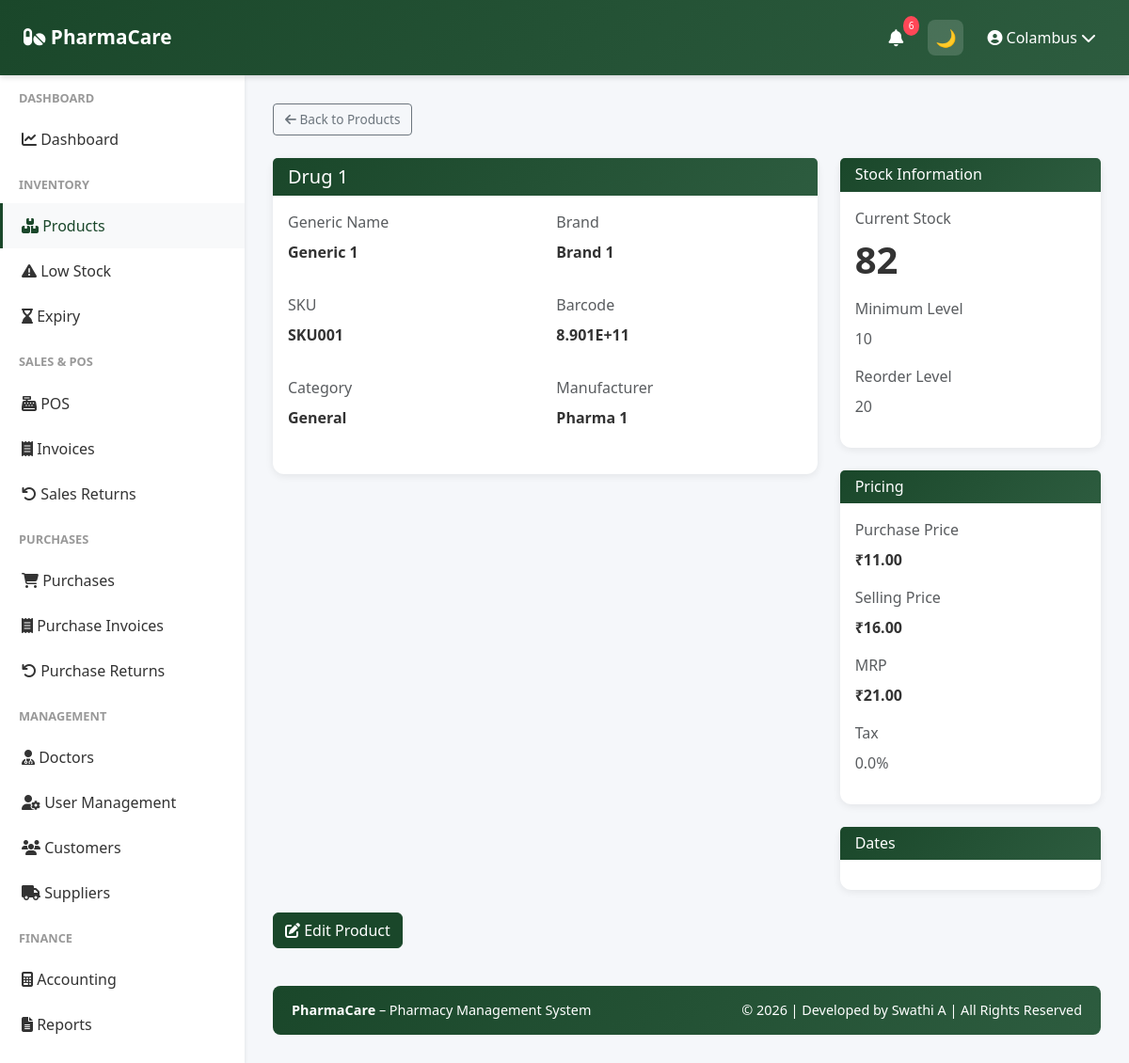
The app's page /inventory/products/1 (signed in) with its own data.
### app/models.py (models this page shows, shortened)
class User(UserMixin, db.Model):
    __tablename__ = 'user'
    id = db.Column(db.Integer, primary_key=True)
    company_id = db.Column(db.Integer, db.ForeignKey('company.id'), nullable=False)
    role = db.Column(db.String(20), default='manager')
    username = db.Column(db.String(255), unique=True, nullable=False)
    password_hash = db.Column(db.String(255), nullable=False)
    is_active = db.Column(db.Boolean, default=True)
    last_login = db.Column(db.DateTime)
    created_date = db.Column(db.DateTime, default=datetime.utcnow)
    updated_date = db.Column(db.DateTime, default=datetime.utcnow, onupdate=datetime.utcnow)
    company = db.relationship('Company', back_populates='user')

class Product(db.Model):
    __tablename__ = 'product'
    id = db.Column(db.Integer, primary_key=True)
    company_id = db.Column(db.Integer, db.ForeignKey('company.id'), nullable=False)
    product_name = db.Column(db.String(255), nullable=False)
    generic_name = db.Column(db.String(255))
    brand = db.Column(db.String(255))
    category = db.Column(db.String(100), nullable=False)
    manufacturer = db.Column(db.String(255))
    batch_number = db.Column(db.String(100))
    barcode = db.Column(db.String(100), unique=True)
    sku = db.Column(db.String(100), unique=True, nullable=False)
    purchase_price = db.Column(db.Float, nullable=False)
    selling_price = db.Column(db.Float, nullable=False)
    mrp = db.Column(db.Float, nullable=False)
    tax_percentage = db.Column(db.Float, default=0)
    manufacturing_date = db.Column(db.DateTime)
    expiry_date = db.Column(db.DateTime)
    quantity = db.Column(db.Integer, default=0)
    minimum_stock_level = db.Column(db.Integer, default=10)
    reorder_level = db.Column(db.Integer, default=20)
    prescription_required = db.Column(db.Boolean, default=False)
    description = db.Column(db.Text)
    image_path = db.Column(db.String(500))
    created_date = db.Column(db.DateTime, default=datetime.utcnow)
    updated_date = db.Column(db.DateTime, default=datetime.utcnow, onupdate=datetime.utcnow)
    is_active = db.Column(db.Boolean, default=True)
    company = db.relationship('Company', back_populates='products')
    stock_movements = db.relationship('StockMovement', back_populates='product', cascade='all, delete-orphan')
    sale_items = db.relationship('SaleItem', back_populates='product', cascade='all, delete-orphan')
    purchase_items = db.relationship('PurchaseItem', back_populates='product', cascade='all, delete-orphan')
    category_id = db.Column(db.Integer, db.ForeignKey('category.id'))
    unit_id = db.Column(db.Integer, db.ForeignKey('unit.id'))
    category_rel = db.relationship('Category', back_populates='products')
    unit_rel = db.relationship('Unit', back_populates='products')

### app/routes/inventory.py (the view)
@inventory_bp.route('/products/<int:product_id>')
@login_required
def product_detail(product_id):
    product = db.session.get(Product, product_id)
    if not product or product.company_id != current_user.company_id:
        flash('Product not found.', 'danger')
        return redirect(url_for('inventory.products_list'))
    return render_template('inventory/product_detail.html', product=product)

### app/templates/inventory/product_detail.html (shortened to what this page needs)
{% extends "base.html" %}
{% block content %}
<div class="mb-4">
    <a href="{{ url_for('inventory.products_list') }}" class="btn btn-sm btn-outline-secondary">
        <i class="fas fa-arrow-left"></i> Back to Products
    </a>
</div>
<div class="row">
    <div class="col-lg-8">
        <div class="card mb-4">
            <div class="card-header">
                <h5 class="mb-0">{{ product.product_name }}</h5>
            </div>
            <div class="card-body">
                <div class="row mb-3">
                    <div class="col-md-6">
                        <label class="form-label text-muted">Generic Name</label>
                        <p class="fw-bold">{{ product.generic_name or 'N/A' }}</p>
                    </div>
                    <div class="col-md-6">
                        <label class="form-label text-muted">Brand</label>
                        <p class="fw-bold">{{ product.brand or 'N/A' }}</p>
                    </div>
                </div>
                <div class="row mb-3">
                    <div class="col-md-6">
                        <label class="form-label text-muted">SKU</label>
                        <p class="fw-bold">{{ product.sku }}</p>
                    </div>
                    <div class="col-md-6">
                        <label class="form-label text-muted">Barcode</label>
                        <p class="fw-bold">{{ product.barcode or 'N/A' }}</p>
                    </div>
                </div>
                <div class="row mb-3">
                    <div class="col-md-6">
                        <label class="form-label text-muted">Category</label>
                        <p class="fw-bold">{{ product.category }}</p>
                    </div>
                    <div class="col-md-6">
                        <label class="form-label text-muted">Manufacturer</label>
                        <p class="fw-bold">{{ product.manufacturer or 'N/A' }}</p>
                    </div>
                </div>
            </div>
        </div>
    </div>
    <div class="col-lg-4">
        <div class="card mb-4">
            <div class="card-header">
                <h6 class="mb-0">Stock Information</h6>
            </div>
            <div class="card-body">
                <div class="mb-3">
                    <label class="form-label text-muted">Current Stock</label>
                    <p class="fw-bold display-6">{{ product.quantity }}</p>
                </div>
                <div class="mb-3">
                    <label class="form-label text-muted">Minimum Level</label>
                    <p class="text-muted">{{ product.minimum_stock_level }}</p>
                </div>
                <div class="mb-3">
                    <label class="form-label text-muted">Reorder Level</label>
                    <p class="text-muted">{{ product.reorder_level }}</p>
                </div>
            </div>
        </div>
        <div class="card mb-4">
            <div class="card-header">
                <h6 class="mb-0">Pricing</h6>
            </div>
            <div class="card-body">
                <div class="mb-3">
                    <label class="form-label text-muted">Purchase Price</label>
                    <p class="fw-bold">₹{{ "%.2f"|format(product.purchase_price) }}</p>
                </div>
                <div class="mb-3">
                    <label class="form-label text-muted">Selling Price</label>
                    <p class="fw-bold">₹{{ "%.2f"|format(product.selling_price) }}</p>
                </div>
                <div class="mb-3">
                    <label class="form-label text-muted">MRP</label>
                    <p class="fw-bold">₹{{ "%.2f"|format(product.mrp) }}</p>
                </div>
                <div class="mb-3">
                    <label class="form-label text-muted">Tax</label>
                    <p class="text-muted">{{ product.tax_percentage }}%</p>
                </div>
            </div>
        </div>
        <div class="card">
            <div class="card-header">
                <h6 class="mb-0">Dates</h6>
            </div>
            <div class="card-body">
            </div>
        </div>
    </div>
</div>
<div class="mt-4">
    <a href="{{ url_for('inventory.edit_product', product_id=product.id) }}" class="btn btn-primary">
        <i class="fas fa-edit"></i> Edit Product
    </a>
</div>
{% endblock %}

### app/templates/base.html (shortened to what this page needs)
<!doctype html>
<html lang="en" data-theme="light">
  <head>
    <link
      href="https://cdn.jsdelivr.net/npm/bootstrap@5.3.0/dist/css/bootstrap.min.css"
      rel="stylesheet"
    />
    <link
      rel="stylesheet"
      href="https://cdnjs.cloudflare.com/ajax/libs/font-awesome/6.4.0/css/all.min.css"
    />
  </head>
  <body>
   <nav class="navbar">
  <a class="navbar-brand" href="{{ url_for('dashboard.dashboard') }}">
    <i class="fas fa-pills"></i> PharmaCare
  </a>
  <div class="navbar-right">
    <div class="nav-icon dropdown">
      <a href="#" data-bs-toggle="dropdown">
        <i class="fas fa-bell"></i>
        <span id="alert-badge" class="notification-badge">3</span>
      </a>
    </div>
    <button id="themeToggle" class="nav-icon">
      🌙
    </button>
    <div class="user-menu-navbar dropdown">
      <a href="#" data-bs-toggle="dropdown">
        <i class="fas fa-user-circle"></i>
        {{ current_user.username }}
        <i class="fas fa-chevron-down"></i>
      </a>
    </div>
  </div>
</nav>
    {% if current_user.is_authenticated %}
    <div class="sidebar">
      <nav class="nav flex-column">
        {% if current_user.company and current_user.company.company_name ==
        'Platform Admin' %}
        <div class="nav-section-title">Admin</div>
        <a
          class="nav-link {% if 'admin/companies' in request.path %}active{% endif %}"
          href="{{ url_for('admin.companies_list') }}"
        >
          <i class="fas fa-building"></i> Companies
        </a>
        <a class="nav-link" href="{{ url_for('auth.profile') }}">
          <i class="fas fa-cog"></i> Settings
        </a>
        {% else %}
        <div class="nav-section-title">Dashboard</div>
        <a
          class="nav-link {% if request.endpoint == 'dashboard.dashboard' %}active{% endif %}"
          href="{{ url_for('dashboard.dashboard') }}"
        >
          <i class="fas fa-chart-line"></i> Dashboard
        </a>
        <div class="nav-section-title">Inventory</div>
        <a
          class="nav-link {% if 'inventory' in request.path %}active{% endif %}"
          href="{{ url_for('inventory.products_list') }}"
        >
          <i class="fas fa-boxes"></i> Products
        </a>
        <a
          class="nav-link {% if request.endpoint == 'inventory.low_stock_report' %}active{% endif %}"
          href="{{ url_for('inventory.low_stock_report') }}"
        >
          <i class="fas fa-exclamation-triangle"></i> Low Stock
        </a>
        <a
          class="nav-link {% if request.endpoint == 'inventory.expiry_report' %}active{% endif %}"
          href="{{ url_for('inventory.expiry_report') }}"
        >
          <i class="fas fa-hourglass-end"></i> Expiry
        </a>
        <div class="nav-section-title">Sales & POS</div>
        <a
          class="nav-link {% if request.endpoint == 'sales.pos' %}active{% endif %}"
          href="{{ url_for('sales.pos') }}"
        >
          <i class="fas fa-cash-register"></i> POS
        </a>
        <a
          class="nav-link {% if 'invoices' in request.path %}active{% endif %}"
          href="{{ url_for('sales.invoices_list') }}"
        >
          <i class="fas fa-receipt"></i> Invoices
        </a>
        <a
          class="nav-link {% if request.endpoint == 'sales.sales_returns_list' %}active{% endif %}"
          href="{{ url_for('sales.sales_returns_list') }}"
        >
          <i class="fas fa-undo"></i> Sales Returns
        </a>
<div class="nav-section-title">Purchases</div>
<a
  class="nav-link {% if request.endpoint == 'purchases.purchases_list' %}active{% endif %}"
  href="{{ url_for('purchases.purchases_list') }}"
>
  <i class="fas fa-shopping-cart"></i> Purchases
</a>
<a
  class="nav-link {% if 'purchases' in request.path %}active{% endif %}"
  href="{{ url_for('purchases.purchases_list') }}"
>
  <i class="fas fa-receipt"></i> Purchase Invoices
</a>
<a
  class="nav-link {% if request.endpoint == 'purchases.returns_list' %}active{% endif %}"
  href="{{ url_for('purchases.returns_list') }}"
>
  <i class="fas fa-undo"></i> Purchase Returns
</a>
        <div class="nav-section-title">Management</div>
        <a
          class="nav-link {% if 'doctors' in request.path %}active{% endif %}"
          href="{{ url_for('doctors.doctors_list') }}"
        >
          <i class="fas fa-user-md"></i> Doctors
        </a>
        {% if current_user.role == 'owner' %}
        <a
          class="nav-link {% if 'users' in request.path %}active{% endif %}"
          href="{{ url_for('users.users_list') }}"
        >
          <i class="fas fa-user-cog"></i> User Management
        </a>
        {% endif %}
        <a
          class="nav-link {% if 'customers' in request.path %}active{% endif %}"
          href="{{ url_for('customers.customers_list') }}"
        >
          <i class="fas fa-users"></i> Customers
        </a>
        <a
          class="nav-link {% if 'suppliers' in request.path %}active{% endif %}"
          href="{{ url_for('suppliers.suppliers_list') }}"
        >
          <i class="fas fa-truck"></i> Suppliers
        </a>
        <div class="nav-section-title">Finance</div>
        <a
          class="nav-link {% if 'accounting' in request.path %}active{% endif %}"
          href="{{ url_for('accounting.accounting_dashboard') }}"
        >
          <i class="fas fa-calculator"></i> Accounting
        </a>
        <a
          class="nav-link {% if 'reports' in request.path %}active{% endif %}"
          href="{{ url_for('reports.reports_home') }}"
        >
          <i class="fas fa-file-alt"></i> Reports
        </a>
        <div class="nav-section-title">System</div>
        {% endif %}
      </nav>
    </div>
    {% endif %}
    <div
      class="{% if current_user.is_authenticated %}main-content{% else %}auth-page{% endif %}"
    >
       {% block content %}{% endblock %}
      <footer class="footer text-center">
        <div class="row">
          <div class="col-md-6 text-md-start">
            <strong>PharmaCare</strong> – Pharmacy Management System
          </div>
          <div class="col-md-6 text-md-end">
            © 2026 | Developed by Swathi A | All Rights Reserved
          </div>
        </div>
      </footer>
    </div>
  </body>
</html>

### app/templates/base.html (style rules this page uses)
:root { --primary-color: #1a472a; --secondary-color: #2d5c3f; --danger-color: #dc3545; --success-color: #28a745; --warning-color: #ffc107; --info-color: #17a2b8; --bg-color: #f5f7fa; --text-color: #333; --card-bg: #ffffff; --sidebar-bg: #ffffff; }
body { font-family: "Segoe UI", Tahoma, Geneva, Verdana, sans-serif; background: var(--bg-color); color: var(--text-color); }
.navbar { background: linear-gradient(135deg,var(--primary-color),var(--secondary-color)); box-shadow:0 2px 6px rgba(0,0,0,0.15); position:fixed; top:0; left:0; width:100%; height: 80px; z-index:1000; display:flex; align-items:center; justify-content:space-between; padding:0 25px; }
.navbar-brand { font-weight:600; font-size:1.3rem; }
.navbar-right { display:flex; align-items:center; gap:15px; }
.nav-icon { width:38px; height:38px; display:flex; align-items:center; justify-content:center; border-radius:8px; color:#fff; font-size:18px; cursor:pointer; position:relative; transition:all 0.25s ease; }
.navbar a { color:white !important; text-decoration:none; }
#themeToggle { border:none; background:rgba(255,255,255,0.15); width:38px; height:38px; border-radius:8px; display:flex; align-items:center; justify-content:center; font-size:18px; cursor:pointer; }
.navbar .fa-bell { color:white; }
.notification-badge { position:absolute; top:-4px; right:-6px; background:#ff4757; color:white; font-size:10px; padding:3px 6px; border-radius:50%; }
.user-menu-navbar { display:flex; align-items:center; gap:8px; color:white; font-weight:500; cursor:pointer; padding:6px 10px; border-radius:8px; transition:all 0.25s ease; }
.sidebar { background: var(--sidebar-bg); box-shadow:0 2px 4px rgba(0,0,0,0.1); position:fixed; top:80px; left:0; bottom:0; width:260px; overflow-y:auto; }
.sidebar .nav-link { color:var(--text-color); padding:12px 20px; border-left:3px solid transparent; transition:.3s; }
.sidebar .nav-link:hover, .sidebar .nav-link.active { background:#f8f9fa; border-left-color:var(--primary-color); color:var(--primary-color); }
.sidebar .nav-section-title { font-size:.8rem; font-weight:600; color:#999; text-transform:uppercase; padding:15px 20px 10px; }
.main-content { margin-left:260px; margin-top:80px; padding:30px; }
.card, .stat-card { background:var(--card-bg); color:var(--text-color); border:none; border-radius:12px; box-shadow:0 2px 8px rgba(0,0,0,0.08); }
.card-header { background:linear-gradient(135deg,var(--primary-color),var(--secondary-color)); color:#fff; border:none; font-weight:600; }
.form-label { font-weight:500; }
.btn-primary { background:var(--primary-color); border-color:var(--primary-color); }
.btn-sm { padding:6px 12px; font-size:.85rem; }
.footer { background:linear-gradient(135deg,var(--primary-color),var(--secondary-color)); color:#fff; padding:15px 20px; margin-top:40px; border-radius:8px; font-size:.9rem; }

### records on screen
User: username "Colambus"
Product: product_name "Drug 1", generic_name "Generic 1", brand "Brand 1", sku "SKU001", barcode "8.901E+11", category "General", manufacturer "Pharma 1", quantity "82", minimum_stock_level "10", reorder_level "20", purchase_price "11.00", selling_price "16.00", mrp "21.00", tax_percentage "0.0"
